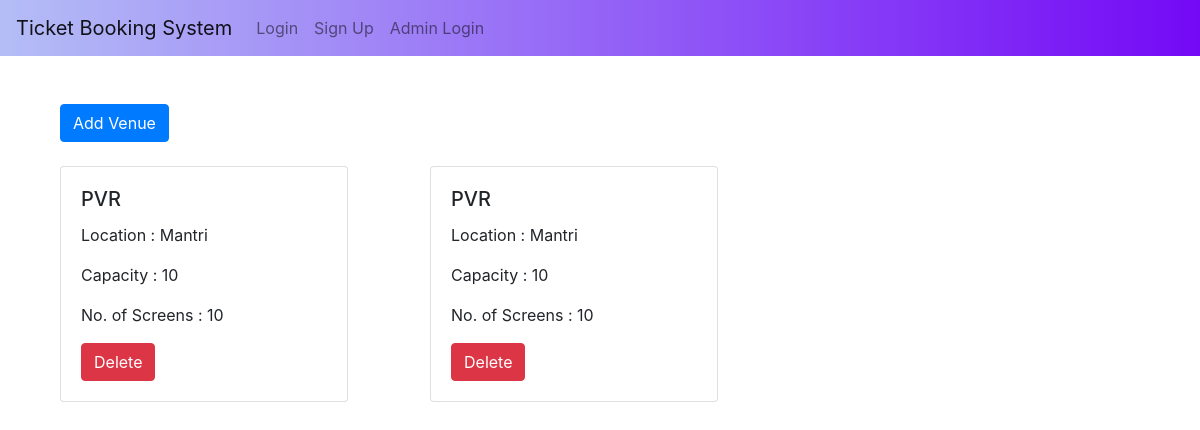
The app's page /venue/, older data.
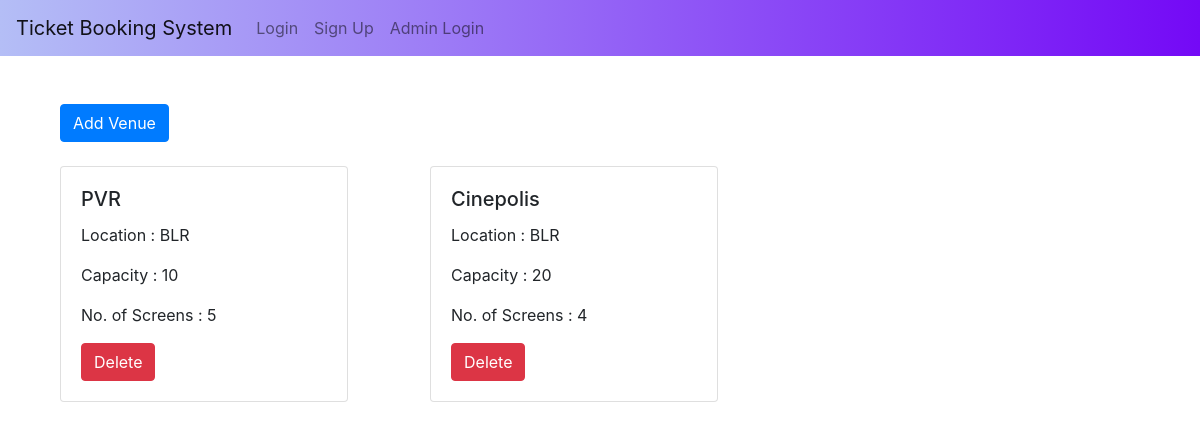
The same page, newer data.
### venue/models.py (models this page shows)
class Venue(db.Model):
    id = db.Column(db.Integer, primary_key=True)
    name = db.Column(db.String, nullable=False)
    place = db.Column(db.String, nullable=True)
    capacity = db.Column(db.Integer, nullable=True)
    screens = db.Column(db.Integer, nullable=False)
    show = db.relationship("Show", cascade="all, delete", backref="show_venue")

### venue/views.py (the view)
@venue.route("/", methods=["GET"])
def venues():
    if request.method == "GET":
        venues = Venue.query.all()
        return render_template("venue.html", venues=venues, user=current_user)

### website/templates/venue.html
{% extends "base.html" %} {% block title %}Login{% endblock %} {% block content
%}
<div class="container mt-4">
  <a href="http://localhost:5000/venue/create" class="btn btn-primary bton-outline-primary mb-4 mt-4">Add Venue</a>
  <div class="row">
    {% for venue in venues %}
    <div class="col-4">
      <div class="card" style="width: 18rem;">
        <div class="card-body">
          <h5 class="card-title">{{venue.name}}</h5>
          <p class="card-text">Location : {{venue.place}}</p>
          <p class="card-text">Capacity : {{venue.capacity}}</p>
          <p class="card-text">No. of Screens : {{venue.screens}}</p>
          <span>
            <a href="/venue/delete/{{venue.id}}" class="btn btn-danger">Delete</a>
          </span>
        </div>
      </div>
    </div>
    {% endfor %}
  </div>
</div>
{% endblock %}

### website/templates/base.html (shortened to what this page needs)
<!DOCTYPE html>
<html>
<head>
    <link rel="stylesheet" href="https://stackpath.bootstrapcdn.com/bootstrap/4.4.1/css/bootstrap.min.css"
 />
    <link rel="stylesheet" href="https://stackpath.bootstrapcdn.com/font-awesome/4.7.0/css/font-awesome.min.css"
 />
</head>
<body>
    <nav class="navbar navbar-expand-lg navbar-light bg-light"
        style="background: linear-gradient(to right, #b4bef6, #7409f6);">
        <a class="navbar-brand" href="#">Ticket Booking System</a>
        <div class="collapse navbar-collapse" id="navbarSupportedContent">
            <ul class="navbar-nav mr-auto">
                {% if user.is_authenticated %}
                <li class="nav-item">
                    <a class="nav-link" id="home" href="/">Home</a>
                </li>
                <li class="nav-item">
                    <a class="nav-link" id="logout" href="http://localhost:5000/auth/logout">Logout</a>
                </li>
                <li class="nav-item">
                    <a class="nav-link" id="myTickets" href="/ticket/myTickets">My Tickets</a>
                </li>
                {% if current_user.is_admin %}
                <li class="nav-item">
                    <a class="nav-link" id="venue" href="http://localhost:5000/venue">Venue</a>
                </li>
                <li class="nav-item">
                    <a class="nav-link" id="show" href="http://localhost:5000/show">Show</a>
                </li>
                {% endif %}
                {% else %}
                <li class="nav-item">
                    <a class="nav-item nav-link" id="login" href="http://localhost:5000/auth/login">Login</a>
                </li>
                <li class="nav-item">
                    <a class="nav-item nav-link" id="signUp" href="http://localhost:5000/auth/signup">Sign Up</a>
                </li>
                <li class="nav-item">
                    <a class="nav-item nav-link" id="login" href="http://localhost:5000/auth/admin/login">Admin
                        Login</a>
                </li>
                {% endif %}
            </ul>
        </div>
    </nav>
    <div class="container">{% block content %} {% endblock %}</div>
</body>
</html>

Row changes from the older to the newer data that the page shows:
removed Venue: name "PVR", place "Mantri", capacity "10", screens "10"
changed Venue "PVR": place "Mantri" → "BLR"; screens "10" → "5"
added Venue: name "Cinepolis", place "BLR", capacity "20", screens "4"
